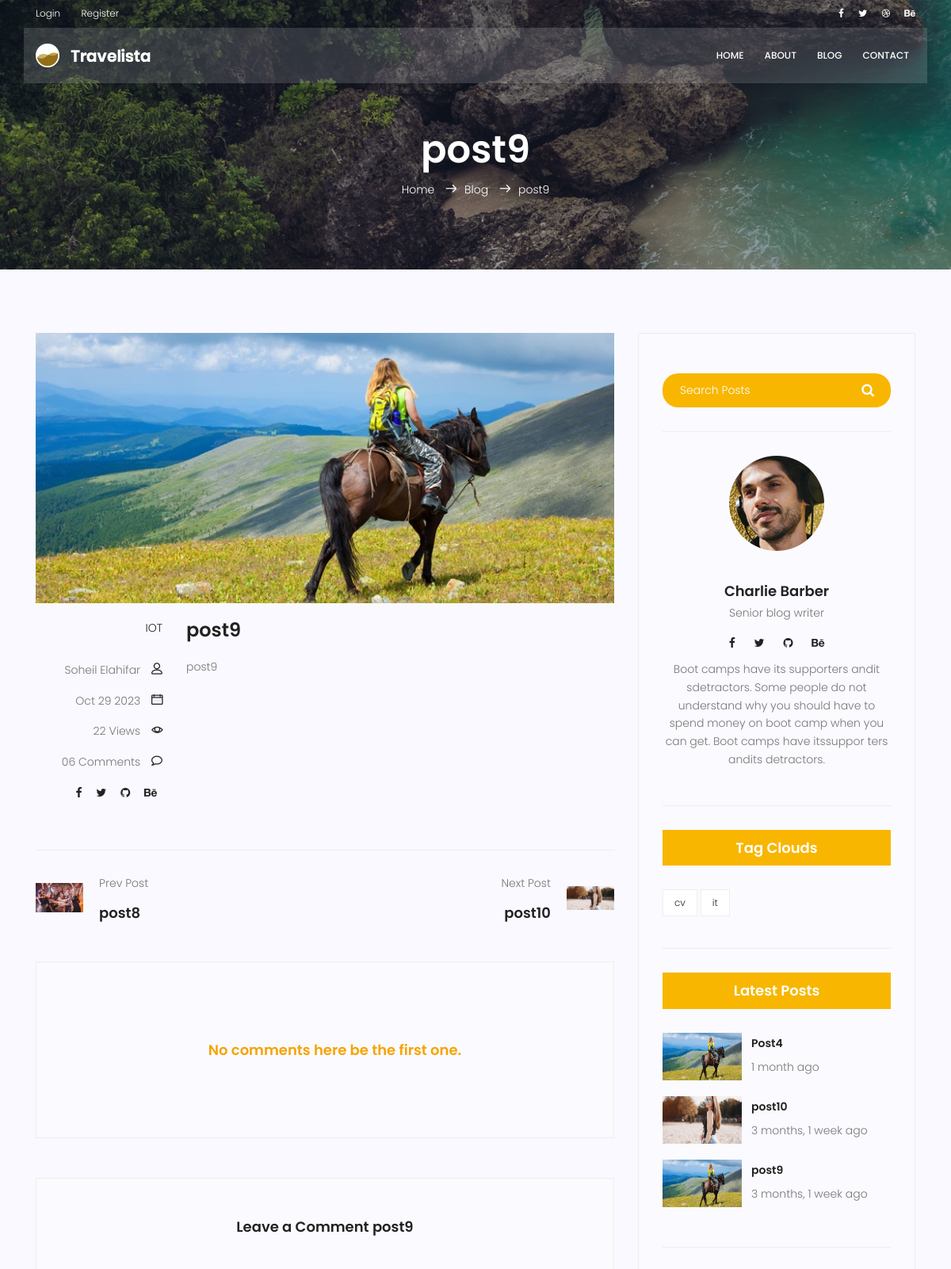
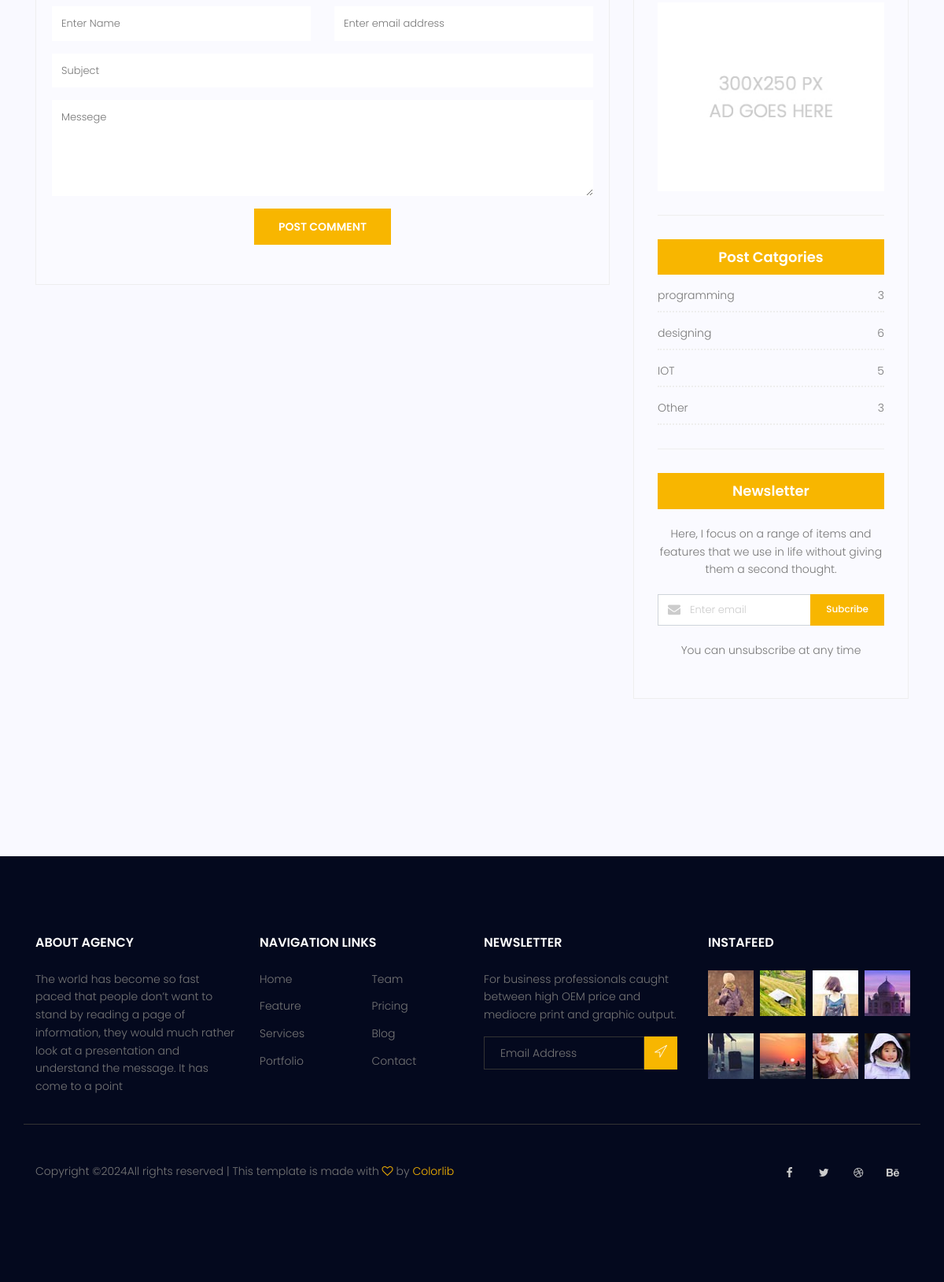
Screenshot of /blog/post-26 with the database file from the repository (2 pictures, top to bottom).
### blog/models.py (models this page shows, shortened)
class Post(models.Model):
    author = models.ForeignKey(User, on_delete=models.SET_NULL, null=True)
    image = models.ImageField(upload_to = 'blog/', default='blog/default.jpg')
    tag = TaggableManager()
    category = models.ManyToManyField(Category)
    title = models.CharField(max_length=255)
    content = models.TextField()
    counted_views = models.IntegerField(default=0)
    status = models.BooleanField(default=False)
    published_date = models.DateTimeField()
    created_date = models.DateTimeField(auto_now_add=True)
    updated_date = models.DateTimeField(auto_now=True)
    class Meta:
        ordering = ['created_date'] # ['created_date'] reverse_order
    def __str__(self):
        return self.title

class Category(models.Model):
        name = models.CharField(max_length=255)
        def __str__(self):
            return self.name

### blog/views.py (the view, shortened to what this page needs)
# urls.py: path('post-<int:pid>', views.single_blog, name='post'),
def single_blog(request, pid):
    posts = check_published_date()
    context = get_object_or_404(posts, pk=pid)
    comments = Comment.objects.filter(post=context.id, approved = True)
    context.counted_views = context.counted_views + 1
    context.save()
    nextPost = posts.filter(pk__gt=pid).first()
    prevPost = posts.filter(pk__lt=pid).last()
    form = CommentForm()
    context = {'context': context, 'prevPost': prevPost, 'nextPost': nextPost, 'comments': comments, 'form': form}
    return render(request, 'blog/blog-single.html', context)

### blog/forms.py
class CommentForm(forms.ModelForm):
    class Meta:
        model = Comment
        exclude = ('approved',)

### blog/templatetags/blog_tags.py (called while the page is built)
@register.inclusion_tag("blog/blog-latest.html")
def latest_posts(arg=3):
    context = {'context': check_published_date().order_by('-published_date')[:arg]}
    return context

@register.inclusion_tag("blog/blog-categories.html")
def post_categories():
    posts = check_published_date()
    categories = Category.objects.all()
    cat_dict = {}
    for cat in categories:
        cat_dict[cat] = posts.filter(category=cat).count()
    return {'categories': cat_dict}

### blog/views.py (called while the page is built)
def check_published_date():
    now = datetime.now()
    now = timezone.make_aware(datetime(now.year, now.month, now.day, now.hour, now.minute, now.second))
    posts = Post.objects.filter(published_date__lte=now, status=1)
    return posts

### templates/blog/blog-single.html (shortened to what this page needs)
{% extends 'base.html' %}
{% load static %}
{% load blog_tags %}
{% block content %}
{% load humanize %}
  <section class="relative about-banner">
    <div class="overlay overlay-bg"></div>
    <div class="container">
      <div class="row d-flex align-items-center justify-content-center">
        <div class="about-content col-lg-12">
          <h1 class="text-white">{{ context }}</h1>
          <p class="text-white link-nav">
            <a href="{% url 'website:index' %}">Home</a> <span class="lnr lnr-arrow-right"></span><a href="{% url 'blog:index' %}">Blog</a> <span class="lnr lnr-arrow-right"></span>{{ context }}
          </p>
        </div>
      </div>
    </div>
  </section>
  <section class="post-content-area single-post-area">
    <div class="container">
      <div class="row">
        <div class="col-lg-8 posts-list">
          <div class="single-post row">
            <div class="col-lg-12">
              <div class="feature-img">
                <img class="img-fluid" src="{{ context.image.url }}" alt="" />
              </div>
            </div>
            <div class="col-lg-3 col-md-3 meta-details">
              <ul class="tags">
                <li>
                  {% for cat in context.category.all %}
                    <a href="{% url 'blog:category' cat %}">{{cat}}{% if not forloop.last %},{% endif %} </a>
                  {% endfor %}
                </li>
              </ul>
              <div class="user-details row">
                <p class="user-name col-lg-12 col-md-12 col-6">
                  <a href="{% url 'blog:author' context.author %}">{{ context.author.get_full_name }}</a> <span class="lnr lnr-user"></span>
                </p>
                <p class="date col-lg-12 col-md-12 col-6">
                  <a href="#">{{ context.published_date|date:"M d Y"}}</a> <span class="lnr lnr-calendar-full"></span>
                </p>
                <p class="view col-lg-12 col-md-12 col-6">
                  <a href="#">{{ context.counted_views }} Views</a> <span class="lnr lnr-eye"></span>
                </p>
                <p class="comments col-lg-12 col-md-12 col-6">
                  <a href="#">06 Comments</a> <span class="lnr lnr-bubble"></span>
                </p>
                <ul class="social-links col-lg-12 col-md-12 col-6">
                  <li>
                    <a href="#"><i class="fa fa-facebook"></i></a>
                  </li>
                  <li>
                    <a href="#"><i class="fa fa-twitter"></i></a>
                  </li>
                  <li>
                    <a href="#"><i class="fa fa-github"></i></a>
                  </li>
                  <li>
                    <a href="#"><i class="fa fa-behance"></i></a>
                  </li>
                </ul>
              </div>
            </div>
            <div class="col-lg-9 col-md-9">
              <h3 class="mt-20 mb-20">{{ context.title }}</h3>
              <p class="excert">{{ context.content|safe }}</p>
            </div>
          </div>
          <div class="navigation-area">
            <div class="row" {% if prevPost is None and nextPost is None %}hidden{% endif %}>
              <div class="col-lg-6 col-md-6 col-12 nav-left flex-row d-flex justify-content-start align-items-center" {% if prevPost is None %}style="visibility: hidden;"{% endif %}>
                <div class="thumb">
                  <a href={% if prevPost is None %}""{% else %}"{% url 'blog:post' prevPost.id %}"{% endif %}><img class="img-fluid" src="{{prevPost.image.url}}" alt="" width="60px" height="60px" /></a>
                </div>
                <div class="arrow">
                  <a href={% if prevPost is None %}""{% else %}"{% url 'blog:post' prevPost.id %}"{% endif %}></a>
                </div>
                <div class="detials">
                  <p>Prev Post</p>
                  <a href={% if prevPost is None %}""{% else %}"{% url 'blog:post' prevPost.id %}"{% endif %}><h4>{{ prevPost }}</h4></a>
                </div>
              </div>
              <div class="col-lg-6 col-md-6 col-12 nav-right flex-row d-flex justify-content-end align-items-center" {% if nextPost is None %}style="visibility: hidden;"{% endif %}>
                <div class="detials">
                  <p>Next Post</p>
                  <a href={% if nextPost is None %}""{% else %}"{% url 'blog:post' nextPost.id %}"{% endif %}><h4>{{ nextPost }}</h4></a>
                </div>
                <div class="arrow">
                  <a href={% if nextPost is None %}""{% else %}"{% url 'blog:post' nextPost.id %}"{% endif %}></a>
                </div>
                <div class="thumb">
                  <a href={% if nextPost is None %}""{% else %}"{% url 'blog:post' nextPost.id %}"{% endif %} aria-disabled="true"><img class="img-fluid" src="{{nextPost.image.url}}" alt="" width="60px" height="60px"/></a>
                </div>
              </div>
            </div>
          </div>
          <div class="comments-area">
            <div class="comment-list">
              {% for comment in comments %}
                <div class="single-comment justify-content-between d-flex">
                  <div class="user justify-content-between d-flex">
                    <div class="thumb">
                      <img src="{% static 'img/blog/c1.jpg' %}" alt="" />
                    </div>
                    <div class="desc">
                      <h5><a href="#">{{comment.name}}</a></h5>
                      <p class="date">{{comment.created_date|naturaltime}}</p>
                      <p class="comment">{{comment.message|truncatewords_html:10}}</p>
                    </div>
                  </div>
                  {% comment %} <div class="reply-btn">
                    <a href="" class="btn-reply text-uppercase">reply</a>
                  </div> {% endcomment %}
                </div>
              {% empty %}
                <h4 class="comment-list left-padding" style="color: #F7A301;">No comments here be the first one.</h4>
              {% endfor %}
            </div>
          </div>
          <div class="comment-form">
            <h4>Leave a Comment {{context}}</h4>
            <form method="post" action="{% url 'blog:post' context.id %}">
              <div class="form-group form-inline">
                <div class="form-group col-lg-6 col-md-12 name">
                  <input type="text" class="form-control" name="name" placeholder="Enter Name" onfocus="this.placeholder = ''" onblur="this.placeholder = 'Enter Name'" required=""/>
                </div>
                <div class="form-group col-lg-6 col-md-12 email">
                  <input type="email" class="form-control" name="email" placeholder="Enter email address" onfocus="this.placeholder = ''" onblur="this.placeholder = 'Enter email address'" required=""/>
                </div>
              </div>
              <div class="form-group">
                <input type="text" class="form-control" name="subject" placeholder="Subject" onfocus="this.placeholder = ''" onblur="this.placeholder = 'Subject'" required=""/>
              </div>
              <div class="form-group">
                <textarea class="form-control mb-10" rows="5" name="message" placeholder="Messege" onfocus="this.placeholder = ''" onblur="this.placeholder = 'Messege'" required=""></textarea>
              </div>
              <button type="submit" class="primary-btn text-uppercase">Post Comment</button>
            </form>
          </div>
        </div>
        <div class="col-lg-4 sidebar-widgets">
          <div class="widget-wrap">
            {% include "blog/blog-search.html" %}
            {% include "blog/blog-writer.html" %}
            {% include "blog/blog-tags.html" %}
            {% latest_posts %}
            {% include "blog/blog-ads.html" %}
            {% post_categories %}
            {% include "blog/blog-newsletter.html" %}
          </div>
        </div>
      </div>
    </div>
  </section>
{% endblock %}

### templates/blog/blog-tags.html
{% load static %}
<div class="single-sidebar-widget tag-cloud-widget">
    <h4 class="tagcloud-title">Tag Clouds</h4>
    <ul>
      {% for tag in context.tag.all %}
        <li>
          <a href="{% url 'blog:tag' tag_name=tag.name %}">{{tag.name}}</a>
        </li>
      {% endfor %}
    </ul>
  </div>

### templates/blog/blog-latest.html (shortened to what this page needs)
{% load humanize %}
{% load static %}
{% load blog_tags %}
<div class="single-sidebar-widget popular-post-widget">
  <h4 class="popular-title">Latest Posts</h4>
  <div class="popular-post-list">
    {% for post in context %}
      <div class="single-post-list d-flex flex-row align-items-center">
        <div class="thumb">
          <img src="{{post.image.url}}" alt=""  style="width:100px; height:60px"/>
        </div>
        <div class="details">
          <a href="{% url 'blog:post' post.id %}"><h6>{{post}}</h6></a>
          <p>{{post.published_date|naturaltime}}</p>
        </div>
      </div>
    {% endfor %}
  </div>
</div>

### templates/blog/blog-categories.html
{% load static %}
{% load blog_tags %}
<div class="single-sidebar-widget post-category-widget">
    <h4 class="category-title">Post Catgories</h4>
    <ul class="cat-list">
      {% for cat,count in categories.items %}
        <li>
          <a href="{% url 'blog:category' cat %}" class="d-flex justify-content-between">
            <p>{{cat}}</p>
            <p>{{count}}</p>
          </a>
        </li>
      {% endfor %}
    </ul>
  </div>

### rows the page displays
Post: title "post9", image (placeholder picture), author.get_full_name "Soheil Elahifar", published_date "Oct 29 2023", counted_views "22", content "post9", published_date "3 months, 1 week ago"
Category: name "IOT", count "5"
Post: image (picture), title "post8"
Post: title "post10", image (picture), published_date "3 months, 1 week ago"
Tag: name "cv"
Tag: name "it"
Post: image (placeholder picture), title "Post4", published_date "1 month ago"
Category: name "programming", count "3"
Category: name "designing", count "6"
Category: name "Other", count "3"
